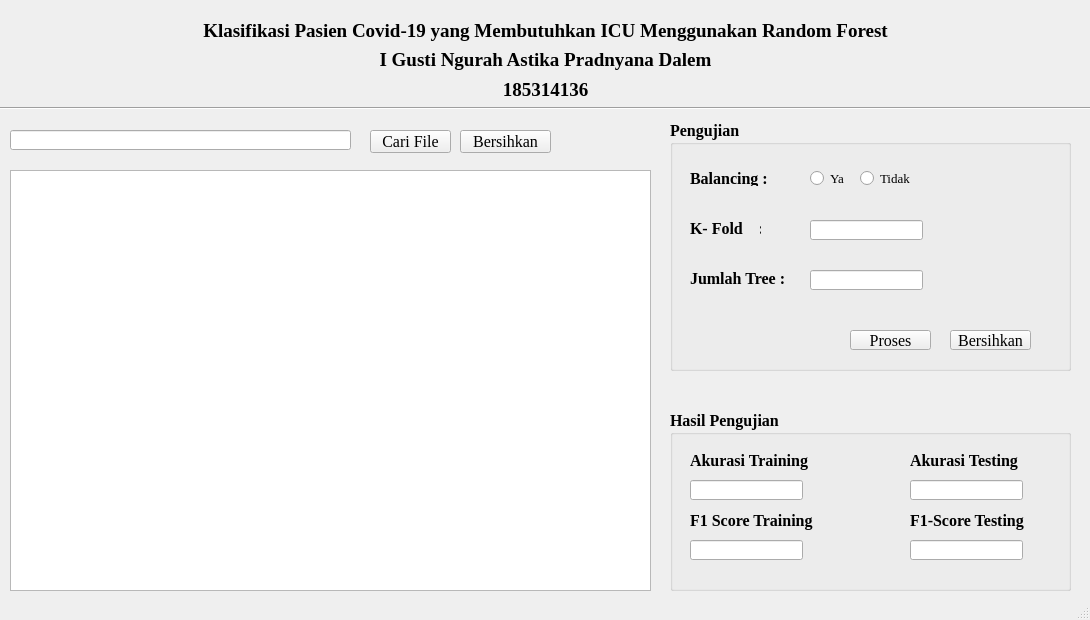
<?xml version="1.0" encoding="UTF-8"?>
<ui version="4.0">
 <class>MainWindow</class>
 <widget class="QMainWindow" name="MainWindow">
  <property name="geometry">
   <rect>
    <x>0</x>
    <y>0</y>
    <width>1090</width>
    <height>620</height>
   </rect>
  </property>
  <property name="windowTitle">
   <string>MainWindow</string>
  </property>
  <widget class="QWidget" name="centralwidget">
   <widget class="QLabel" name="label">
    <property name="geometry">
     <rect>
      <x>0</x>
      <y>10</y>
      <width>1091</width>
      <height>41</height>
     </rect>
    </property>
    <property name="font">
     <font>
      <family>Times New Roman</family>
      <pointsize>14</pointsize>
      <weight>75</weight>
      <bold>true</bold>
     </font>
    </property>
    <property name="text">
     <string>Klasifikasi Pasien Covid-19 yang Membutuhkan ICU Menggunakan Random Forest</string>
    </property>
    <property name="alignment">
     <set>Qt::AlignCenter</set>
    </property>
   </widget>
   <widget class="QLabel" name="label_2">
    <property name="geometry">
     <rect>
      <x>0</x>
      <y>50</y>
      <width>1091</width>
      <height>20</height>
     </rect>
    </property>
    <property name="font">
     <font>
      <family>Times New Roman</family>
      <pointsize>14</pointsize>
      <weight>75</weight>
      <bold>true</bold>
     </font>
    </property>
    <property name="text">
     <string>I Gusti Ngurah Astika Pradnyana Dalem</string>
    </property>
    <property name="alignment">
     <set>Qt::AlignCenter</set>
    </property>
   </widget>
   <widget class="Line" name="line">
    <property name="geometry">
     <rect>
      <x>0</x>
      <y>100</y>
      <width>1101</width>
      <height>16</height>
     </rect>
    </property>
    <property name="orientation">
     <enum>Qt::Horizontal</enum>
    </property>
   </widget>
   <widget class="QPushButton" name="OpenFile">
    <property name="geometry">
     <rect>
      <x>370</x>
      <y>130</y>
      <width>81</width>
      <height>23</height>
     </rect>
    </property>
    <property name="font">
     <font>
      <family>Times New Roman</family>
      <pointsize>12</pointsize>
     </font>
    </property>
    <property name="mouseTracking">
     <bool>true</bool>
    </property>
    <property name="text">
     <string>Cari File</string>
    </property>
    <property name="checkable">
     <bool>false</bool>
    </property>
    <property name="checked">
     <bool>false</bool>
    </property>
    <property name="autoDefault">
     <bool>true</bool>
    </property>
    <property name="default">
     <bool>false</bool>
    </property>
    <property name="flat">
     <bool>false</bool>
    </property>
   </widget>
   <widget class="QLineEdit" name="dir">
    <property name="geometry">
     <rect>
      <x>10</x>
      <y>130</y>
      <width>341</width>
      <height>20</height>
     </rect>
    </property>
   </widget>
   <widget class="QTableView" name="tableViewDataAwal">
    <property name="geometry">
     <rect>
      <x>10</x>
      <y>170</y>
      <width>641</width>
      <height>421</height>
     </rect>
    </property>
   </widget>
   <widget class="QGroupBox" name="groupBoxPengujian">
    <property name="geometry">
     <rect>
      <x>670</x>
      <y>120</y>
      <width>401</width>
      <height>251</height>
     </rect>
    </property>
    <property name="font">
     <font>
      <family>Times New Roman</family>
      <pointsize>12</pointsize>
      <weight>75</weight>
      <bold>true</bold>
     </font>
    </property>
    <property name="title">
     <string>Pengujian</string>
    </property>
    <property name="flat">
     <bool>false</bool>
    </property>
    <property name="checkable">
     <bool>false</bool>
    </property>
    <widget class="QLabel" name="label_3">
     <property name="geometry">
      <rect>
       <x>20</x>
       <y>50</y>
       <width>111</width>
       <height>16</height>
      </rect>
     </property>
     <property name="font">
      <font>
       <family>Times New Roman</family>
       <pointsize>12</pointsize>
       <weight>75</weight>
       <bold>true</bold>
      </font>
     </property>
     <property name="text">
      <string>Balancing :</string>
     </property>
    </widget>
    <widget class="QLabel" name="label_4">
     <property name="geometry">
      <rect>
       <x>20</x>
       <y>100</y>
       <width>71</width>
       <height>16</height>
      </rect>
     </property>
     <property name="font">
      <font>
       <family>Times New Roman</family>
       <pointsize>12</pointsize>
       <weight>75</weight>
       <bold>true</bold>
      </font>
     </property>
     <property name="text">
      <string>K- Fold    :</string>
     </property>
    </widget>
    <widget class="QLabel" name="label_5">
     <property name="geometry">
      <rect>
       <x>20</x>
       <y>150</y>
       <width>111</width>
       <height>16</height>
      </rect>
     </property>
     <property name="font">
      <font>
       <family>Times New Roman</family>
       <pointsize>12</pointsize>
       <weight>75</weight>
       <bold>true</bold>
      </font>
     </property>
     <property name="text">
      <string>Jumlah Tree :</string>
     </property>
    </widget>
    <widget class="QPushButton" name="PushProses">
     <property name="geometry">
      <rect>
       <x>180</x>
       <y>210</y>
       <width>81</width>
       <height>20</height>
      </rect>
     </property>
     <property name="font">
      <font>
       <family>Times New Roman</family>
       <pointsize>12</pointsize>
       <weight>50</weight>
       <bold>false</bold>
      </font>
     </property>
     <property name="text">
      <string>Proses</string>
     </property>
    </widget>
    <widget class="QPushButton" name="PushBersihProses">
     <property name="geometry">
      <rect>
       <x>280</x>
       <y>210</y>
       <width>81</width>
       <height>20</height>
      </rect>
     </property>
     <property name="font">
      <font>
       <family>Times New Roman</family>
       <pointsize>12</pointsize>
       <weight>50</weight>
       <bold>false</bold>
      </font>
     </property>
     <property name="text">
      <string>Bersihkan</string>
     </property>
    </widget>
    <widget class="QLineEdit" name="lineEditFold">
     <property name="geometry">
      <rect>
       <x>140</x>
       <y>100</y>
       <width>113</width>
       <height>20</height>
      </rect>
     </property>
    </widget>
    <widget class="QLineEdit" name="lineEditTree">
     <property name="geometry">
      <rect>
       <x>140</x>
       <y>150</y>
       <width>113</width>
       <height>20</height>
      </rect>
     </property>
    </widget>
    <widget class="QRadioButton" name="RBYa">
     <property name="geometry">
      <rect>
       <x>140</x>
       <y>50</y>
       <width>41</width>
       <height>17</height>
      </rect>
     </property>
     <property name="font">
      <font>
       <family>Times New Roman</family>
       <pointsize>10</pointsize>
       <weight>50</weight>
       <bold>false</bold>
      </font>
     </property>
     <property name="text">
      <string>Ya</string>
     </property>
    </widget>
    <widget class="QRadioButton" name="RBTIDAK">
     <property name="geometry">
      <rect>
       <x>190</x>
       <y>50</y>
       <width>61</width>
       <height>17</height>
      </rect>
     </property>
     <property name="font">
      <font>
       <family>Times New Roman</family>
       <pointsize>10</pointsize>
       <weight>50</weight>
       <bold>false</bold>
      </font>
     </property>
     <property name="text">
      <string>Tidak</string>
     </property>
    </widget>
   </widget>
   <widget class="QGroupBox" name="groupBox">
    <property name="geometry">
     <rect>
      <x>670</x>
      <y>410</y>
      <width>401</width>
      <height>181</height>
     </rect>
    </property>
    <property name="font">
     <font>
      <family>Times New Roman</family>
      <pointsize>12</pointsize>
      <weight>75</weight>
      <bold>true</bold>
     </font>
    </property>
    <property name="title">
     <string>Hasil Pengujian</string>
    </property>
    <widget class="QLabel" name="label_6">
     <property name="geometry">
      <rect>
       <x>20</x>
       <y>40</y>
       <width>131</width>
       <height>21</height>
      </rect>
     </property>
     <property name="text">
      <string>Akurasi Training</string>
     </property>
    </widget>
    <widget class="QLabel" name="label_7">
     <property name="geometry">
      <rect>
       <x>20</x>
       <y>100</y>
       <width>131</width>
       <height>21</height>
      </rect>
     </property>
     <property name="text">
      <string>F1 Score Training</string>
     </property>
    </widget>
    <widget class="QLineEdit" name="lineEditAkTrain">
     <property name="geometry">
      <rect>
       <x>20</x>
       <y>70</y>
       <width>113</width>
       <height>20</height>
      </rect>
     </property>
    </widget>
    <widget class="QLineEdit" name="lineEditF1Train">
     <property name="geometry">
      <rect>
       <x>20</x>
       <y>130</y>
       <width>113</width>
       <height>20</height>
      </rect>
     </property>
    </widget>
    <widget class="QLineEdit" name="lineEditAkTest">
     <property name="geometry">
      <rect>
       <x>240</x>
       <y>70</y>
       <width>113</width>
       <height>20</height>
      </rect>
     </property>
    </widget>
    <widget class="QLabel" name="label_8">
     <property name="geometry">
      <rect>
       <x>240</x>
       <y>40</y>
       <width>131</width>
       <height>21</height>
      </rect>
     </property>
     <property name="text">
      <string>Akurasi Testing</string>
     </property>
    </widget>
    <widget class="QLabel" name="label_9">
     <property name="geometry">
      <rect>
       <x>240</x>
       <y>100</y>
       <width>131</width>
       <height>21</height>
      </rect>
     </property>
     <property name="text">
      <string>F1-Score Testing</string>
     </property>
    </widget>
    <widget class="QLineEdit" name="lineEditF1Test">
     <property name="geometry">
      <rect>
       <x>240</x>
       <y>130</y>
       <width>113</width>
       <height>20</height>
      </rect>
     </property>
    </widget>
   </widget>
   <widget class="QPushButton" name="pushButtonBersihkan">
    <property name="geometry">
     <rect>
      <x>460</x>
      <y>130</y>
      <width>91</width>
      <height>23</height>
     </rect>
    </property>
    <property name="font">
     <font>
      <family>Times New Roman</family>
      <pointsize>12</pointsize>
     </font>
    </property>
    <property name="text">
     <string>Bersihkan</string>
    </property>
   </widget>
   <widget class="QLabel" name="label_12">
    <property name="geometry">
     <rect>
      <x>0</x>
      <y>80</y>
      <width>1091</width>
      <height>20</height>
     </rect>
    </property>
    <property name="font">
     <font>
      <family>Times New Roman</family>
      <pointsize>14</pointsize>
      <weight>75</weight>
      <bold>true</bold>
     </font>
    </property>
    <property name="text">
     <string>185314136</string>
    </property>
    <property name="alignment">
     <set>Qt::AlignCenter</set>
    </property>
   </widget>
  </widget>
  <widget class="QStatusBar" name="statusbar"/>
 </widget>
 <resources/>
 <connections/>
</ui>
